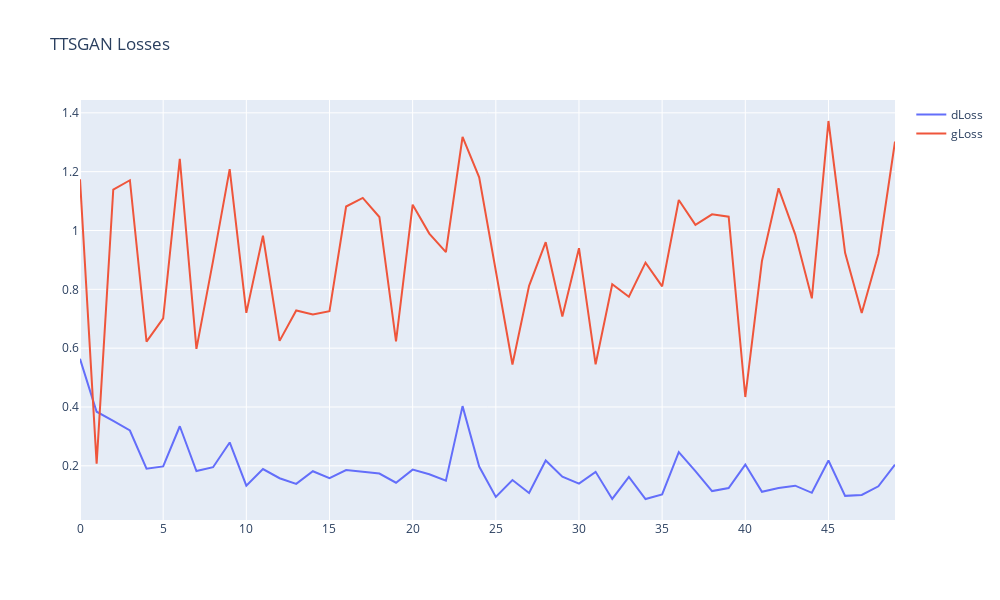

This figure's notebook cell:
### Code cell
fig3 = go.Figure()

fig3.add_trace(go.Scatter(y=validation_discriminator_losses, mode="lines", showlegend=True, name='dLoss'))
fig3.add_trace(go.Scatter(y=validation_generator_losses, mode="lines", showlegend=True, name='gLoss'))
fig3.update_layout(width=1000, height=600, title="TTSGAN Losses")

fig3.show()

### Figure 1 — Plotly figure (JSON) as saved in the notebook; plotly's stock layout.template omitted (floating-point values rounded to 4 significant figures)
{"data": [{"mode": "lines", "name": "dLoss", "showlegend": true, "type": "scatter", "y": [0.5639, 0.3839, 0.3526, 0.3201, 0.19, 0.1981, 0.3345, 0.1824, 0.1952, 0.2794, 0.1325, 0.189, 0.1579, 0.1387, 0.1815, 0.1578, 0.1857, 0.1793, 0.1737, 0.1426, 0.187, 0.1715, 0.1492, 0.403, 0.1975, 0.09425, 0.1517, 0.1078, 0.218, 0.1632, 0.1396, 0.1796, 0.08729, 0.1624, 0.08719, 0.1025, 0.2463, 0.182, 0.1142, 0.1244, 0.2043, 0.1116, 0.1248, 0.1324, 0.1082, 0.2181, 0.09791, 0.101, 0.1303, 0.204]}, {"mode": "lines", "name": "gLoss", "showlegend": true, "type": "scatter", "y": [1.174, 0.2073, 1.139, 1.171, 0.622, 0.7014, 1.244, 0.5976, 0.8967, 1.209, 0.7201, 0.9821, 0.6248, 0.7283, 0.7146, 0.7256, 1.082, 1.111, 1.046, 0.6231, 1.088, 0.9895, 0.9266, 1.318, 1.181, 0.8669, 0.5445, 0.8117, 0.9603, 0.7074, 0.9399, 0.5452, 0.8175, 0.7749, 0.8909, 0.8099, 1.104, 1.019, 1.055, 1.047, 0.4339, 0.8962, 1.143, 0.987, 0.7693, 1.372, 0.9243, 0.7196, 0.9203, 1.302]}], "layout": {"height": 600, "title": {"text": "TTSGAN Losses"}, "width": 1000}}
